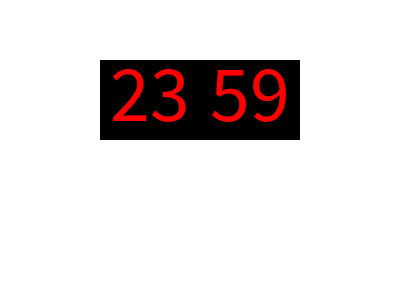
Frame 1 (no input)
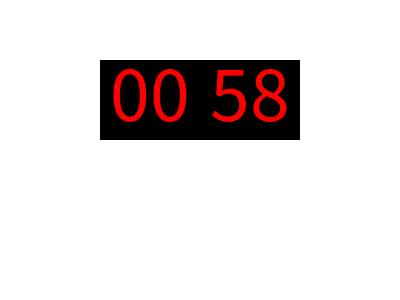
Frame 60 (the mouse pressed at the canvas centre just before this capture)
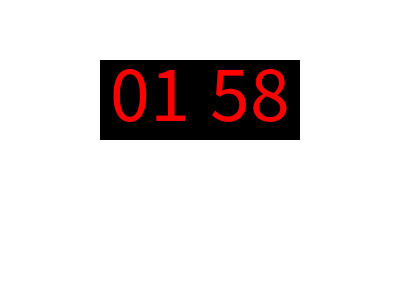
Frame 120 (the mouse held since frame 60 and released just before this capture)

The Processing sketch that drew these frames (run headless with seeded random() and noise(); from frame 60 on, the mouse is pressed at the canvas centre):

// Processing sketch: mainKlok
// ── mainKlok.pde
Klok deKlok;

void setup(){
size(400,300);
deKlok = new Klok(150,100,200);
deKlok.setTijd(23,58);



}

void draw(){
background(255);
deKlok.tik();
deKlok.tekenKlok();
println(deKlok);
}
// ── Klok.pde
class Klok{
Teller minutenTeller;
Teller urenTeller;
float x,y, hoogte, breedte;

Klok(float x, float y, float breedte){
this.x = x;
this.y = y;
this.breedte = breedte;
urenTeller = new Teller(24,x,y,breedte /2);
minutenTeller = new Teller(60, x+breedte/2, y, breedte/2);
}

void tik(){
minutenTeller.tik();
if(minutenTeller.waarde == 0){
urenTeller.tik();
}
}

void setTijd(int uren, int minuten){
minutenTeller.waarde = minuten;
urenTeller.waarde = uren;
}

void tekenKlok(){
urenTeller.tekenTeller();
  minutenTeller.tekenTeller();


}

String toString(){
return "Het is nu: " + urenTeller.waarde  + ":" + minutenTeller.waarde;

}

}
// ── Teller.pde
class Teller {
int maximum, waarde;
float x,y, breedte,hoogte;

Teller(int maximum, float x, float y, float breedte){
this.maximum = maximum;
waarde = 0;
this.x = x;
this.y = y;
this.breedte = breedte;
this.hoogte = breedte * 0.8;

}
  
  void tik(){
  waarde = (waarde+1) % maximum;
  
  }

String geefTijdNotatie(){
if (waarde < 10){
return "0" + str(waarde);
} else{
return str(waarde);
}

}


  void tekenTeller() {
    rectMode(CENTER);
noStroke();
fill(0);
rect(x, y, breedte, hoogte);

fill(#FF0000);
textSize(hoogte);
textAlign(CENTER);
float verschuiving = (textAscent() - textDescent()) /2;
text(geefTijdNotatie(), x, y+verschuiving);

}
}
